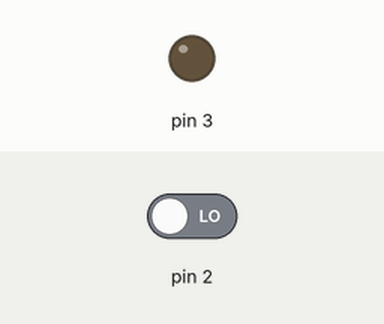
A sketch run on a simulated Arduino Uno, built with avr-gcc and run on an emulated ATmega328P. Shown: output pins drawn as LEDs (lit = HIGH). Dashed ring = blinking. Inputs (shaded band) come from the test bench; at power-on: pin 2 LOW. What the sketch prints to the serial monitor is not drawn.

Above: at 1.3 s.
1.4 s: pin 2 driven HIGH
At 1.62 s:
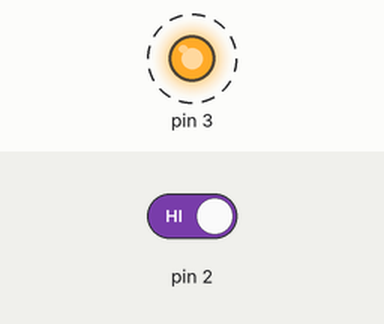
4.4 s: pin 2 driven LOW
At 5.2 s:
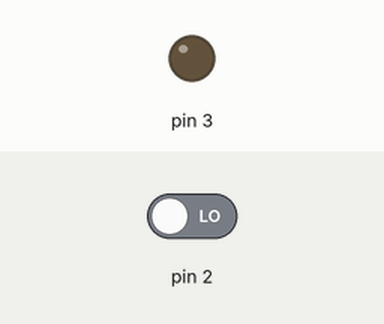
Timing chart, 0 to 7.4 s (numbered marks = the images above; inputs shaded):
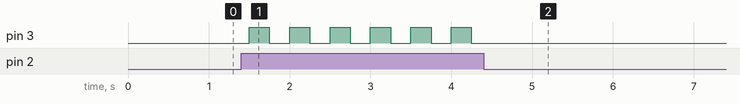

Measured:
- after the input at 1.4 s, pin 3: alternates HIGH for 0.25 s and LOW for 0.25 s, starting after 0.10 s
- after the input at 4.4 s, pin 3: stops changing and stays LOW

The sketch:

led_interruptor.ino
```cpp
int estado = LOW;

void setup() {
  pinMode(2, INPUT);
  pinMode(3, OUTPUT);
  Serial.begin(9600);
  Serial.print ("hello world");
}

void loop() {
  if (digitalRead(2) == HIGH) {
    estado = !estado;
    digitalWrite(3, estado);
  }
  delay (250);
}
```
